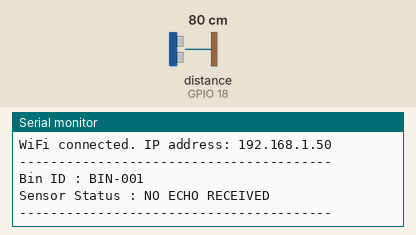
This sketch was run on a simulated ESP32. On the bench: the last lines printed to the serial monitor. Wiring (inferred from the names in the program): ultrasonic range finder: trigger GPIO 5; echo GPIO 18. The test bench sets the inputs (shaded band); at power-on: distance to the obstacle (sensor on GPIO 18) 80 cm. The echo pulse lasts 58.3 µs per cm; WiFi joins after 1.5 s; servers stay silent unless stated; uploads are accepted with an empty reply.

Above: at 2.8 s.
2.9 s: distance to the obstacle (sensor on GPIO 18) set to 2 cm
At 5.26 s:
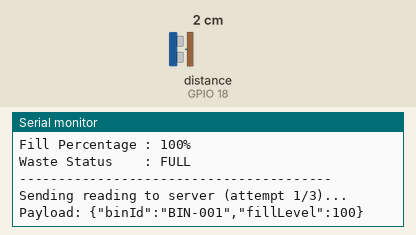
5.4 s: distance to the obstacle (sensor on GPIO 18) set to 9 cm
At 5.4 s:
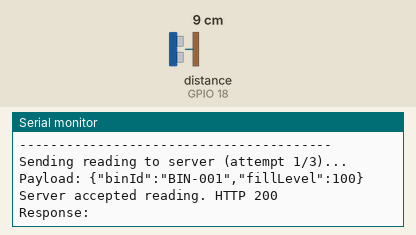
8.4 s: distance to the obstacle (sensor on GPIO 18) set to 18 cm
At 9.4 s:
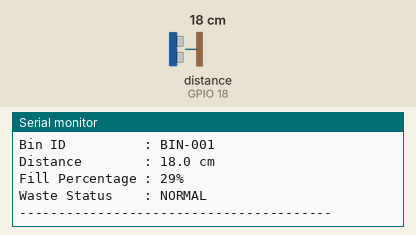
11.2 s: distance to the obstacle (sensor on GPIO 18) set to 23 cm
At 11.2 s:
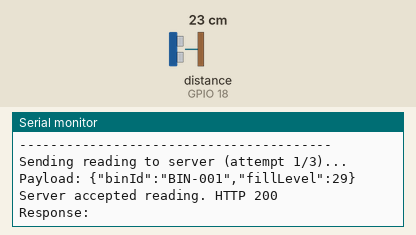
Timing chart, 0 to 14.2 s (numbered marks = the images above; inputs shaded):
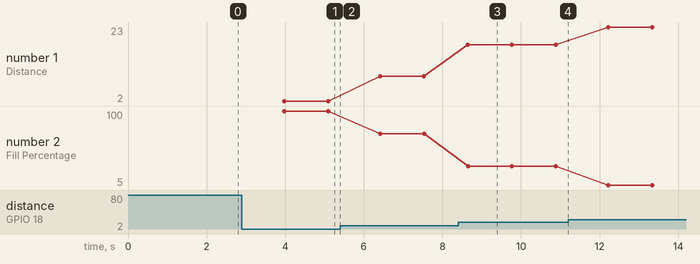

The sketch:

CleanVillageAI_ESP32.ino
```cpp
/*******************************************************
 * CleanVillage AI
 * Smart Waste Management System
 * ESP32 + HC-SR04
 *
 * Ultrasonic measurement logic is UNCHANGED from the
 * original sketch. Added on top of it:
 *   - WiFi connection
 *   - HTTPClient POST to the backend
 *   - JSON payload creation (ArduinoJson)
 *   - Automatic retry with backoff
 *   - Error handling / serial diagnostics
 *
 * Library required (install via Library Manager):
 *   "ArduinoJson" by Benoit Blanchon (v6.x or v7.x)
 *******************************************************/

#include <WiFi.h>
#include <HTTPClient.h>
#include <ArduinoJson.h>

#define TRIG_PIN 5
#define ECHO_PIN 18

const String BIN_ID = "BIN-001";

// Calibration
const float BIN_HEIGHT = 24.0;
const float FULL_DISTANCE = 3.0;

const int NUM_SAMPLES = 5;
// ---------------- WiFi CONFIG ----------------
const char* WIFI_SSID     = "Jahnavi";
const char* WIFI_PASSWORD = "pravallika";

// ---------------- BACKEND CONFIG ----------------
const char* SERVER_URL = "https://ecobin-lx84.onrender.com/api/sensor/update";

// Must match DEVICE_API_KEY in Render exactly.
const char* DEVICE_API_KEY = "change_this_device_key";
// How often to send a reading to the backend.
const unsigned long SEND_INTERVAL_MS = 5000; // every 5 seconds

// Retry behavior if a POST fails.
const int MAX_RETRIES = 3;
const unsigned long RETRY_DELAY_MS = 1500;

unsigned long lastSendTime = 0;

float getDistance();
int getFillPercentage(float distance);
String getStatus(int fill);
void connectWiFi();
bool sendReadingToServer(int fillLevel);

void setup() {

  Serial.begin(115200);

  pinMode(TRIG_PIN, OUTPUT);
  pinMode(ECHO_PIN, INPUT);

  digitalWrite(TRIG_PIN, LOW);

  Serial.println();
  Serial.println("========================================");
  Serial.println(" CLEANVILLAGE AI");
  Serial.println(" SMART WASTE MANAGEMENT");
  Serial.println("========================================");
  Serial.print("Bin ID : ");
  Serial.println(BIN_ID);
  Serial.println();

  connectWiFi();
}

void loop() {

  // Keep WiFi alive; reconnect silently if it drops.
  if (WiFi.status() != WL_CONNECTED) {
    Serial.println("WiFi disconnected. Reconnecting...");
    connectWiFi();
  }

  float distance = getDistance();

  if (distance == -1) {

    Serial.println("----------------------------------------");
    Serial.print("Bin ID : ");
    Serial.println(BIN_ID);

    Serial.println("Sensor Status : NO ECHO RECEIVED");

    Serial.println("----------------------------------------");
    Serial.println();

    delay(1000);
    return;
  }

  int fill = getFillPercentage(distance);

  String status = getStatus(fill);

  Serial.println("----------------------------------------");

  Serial.print("Bin ID          : ");
  Serial.println(BIN_ID);

  Serial.print("Distance        : ");
  Serial.print(distance,1);
  Serial.println(" cm");

  Serial.print("Fill Percentage : ");
  Serial.print(fill);
  Serial.println("%");

  Serial.print("Waste Status    : ");
  Serial.println(status);

  Serial.println("----------------------------------------");
  Serial.println();

  // Only POST every SEND_INTERVAL_MS, not on every loop iteration
  // (loop already runs roughly once per second because of the trailing
  // delay(1000), so this throttles network calls independently of that).
  unsigned long now = millis();
  if (now - lastSendTime >= SEND_INTERVAL_MS) {
    lastSendTime = now;
    sendReadingToServer(fill);
  }

  delay(1000);
}

float getDistance() {

  float total = 0;
  int count = 0;

  for(int i=0;i<NUM_SAMPLES;i++){

    digitalWrite(TRIG_PIN,LOW);
    delayMicroseconds(2);

    digitalWrite(TRIG_PIN,HIGH);
    delayMicroseconds(10);

    digitalWrite(TRIG_PIN,LOW);

    long duration = pulseIn(ECHO_PIN,HIGH,40000);

    if(duration==0)
      continue;

    float distance = duration * 0.0343 / 2.0;

    if(distance>=2 && distance<=30){

      total += distance;
      count++;
    }

    delay(20);
  }

  if(count==0)
    return -1;

  return total/count;
}

int getFillPercentage(float distance){

  float fill =
      ((BIN_HEIGHT-distance)/
      (BIN_HEIGHT-FULL_DISTANCE))*100.0;

  fill = constrain(fill,0,100);

  return (int)(fill+0.5);
}

String getStatus(int fill){

  if(fill>=90)
    return "FULL";

  if(fill>=70)
    return "ALMOST FULL";

  if(fill>=20)
    return "NORMAL";

  return "EMPTY";
}

// ================= NEW: WiFi + networking =================

void connectWiFi() {
  WiFi.mode(WIFI_STA);
  WiFi.begin(WIFI_SSID, WIFI_PASSWORD);

  Serial.print("Connecting to WiFi");

  unsigned long startAttempt = millis();
  const unsigned long WIFI_TIMEOUT_MS = 15000;

  while (WiFi.status() != WL_CONNECTED && (millis() - startAttempt) < WIFI_TIMEOUT_MS) {
    delay(400);
    Serial.print(".");
  }

  Serial.println();

  if (WiFi.status() == WL_CONNECTED) {
    Serial.print("WiFi connected. IP address: ");
    Serial.println(WiFi.localIP());
  } else {
    Serial.println("WiFi connection FAILED (will retry in main loop).");
  }
}

/**
 * Builds the JSON payload {"binId":"BIN-001","fillLevel":64} and POSTs it
 * to SERVER_URL with the device key in the x-device-key header. Retries
 * up to MAX_RETRIES times with a short delay between attempts, and prints
 * clear diagnostics for every outcome (success, HTTP error, or
 * connection failure).
 */
bool sendReadingToServer(int fillLevel) {

  if (WiFi.status() != WL_CONNECTED) {
    Serial.println("Skipping send: WiFi not connected.");
    return false;
  }

  // Build JSON payload
  StaticJsonDocument<128> doc;
  doc["binId"] = BIN_ID;
  doc["fillLevel"] = fillLevel;

  String payload;
  serializeJson(doc, payload);

  for (int attempt = 1; attempt <= MAX_RETRIES; attempt++) {

    HTTPClient http;
    http.begin(SERVER_URL);
    http.addHeader("Content-Type", "application/json");
    http.addHeader("x-device-key", DEVICE_API_KEY);
    http.setTimeout(8000);

    Serial.print("Sending reading to server (attempt ");
    Serial.print(attempt);
    Serial.print("/");
    Serial.print(MAX_RETRIES);
    Serial.println(")...");
    Serial.print("Payload: ");
    Serial.println(payload);

    int httpCode = http.POST(payload);

    if (httpCode > 0) {
      String response = http.getString();

      if (httpCode >= 200 && httpCode < 300) {
        Serial.print("Server accepted reading. HTTP ");
        Serial.println(httpCode);
        Serial.print("Response: ");
        Serial.println(response);
        http.end();
        return true;
      } else {
        Serial.print("Server rejected reading. HTTP ");
        Serial.println(httpCode);
        Serial.print("Response: ");
        Serial.println(response);
        // 4xx (e.g. bad device key, bad payload) won't fix itself by
        // retrying, so stop early.
        if (httpCode >= 400 && httpCode < 500) {
          http.end();
          return false;
        }
      }
    } else {
      Serial.print("HTTP POST failed. Error: ");
      Serial.println(http.errorToString(httpCode).c_str());
    }

    http.end();

    if (attempt < MAX_RETRIES) {
      Serial.print("Retrying in ");
      Serial.print(RETRY_DELAY_MS / 1000.0, 1);
      Serial.println("s...");
      delay(RETRY_DELAY_MS);
    }
  }

  Serial.println("Failed to send reading after all retries. Will try again next cycle.");
  return false;
}
```

Measured:
- after the input at 2.9 s, the serial monitor: prints a new line after 1.1 s (image 1)
- after the input at 8.4 s, the serial monitor: prints a new line after 0.25 s (image 3)
- plotted number 1: 2 → 9 after the input at 5.4 s, 9 → 18 after the input at 8.4 s, 18 → 23 after the input at 11.2 s
- plotted number 2: 100 → 71 after the input at 5.4 s, 71 → 29 after the input at 8.4 s, 29 → 5 after the input at 11.2 s
